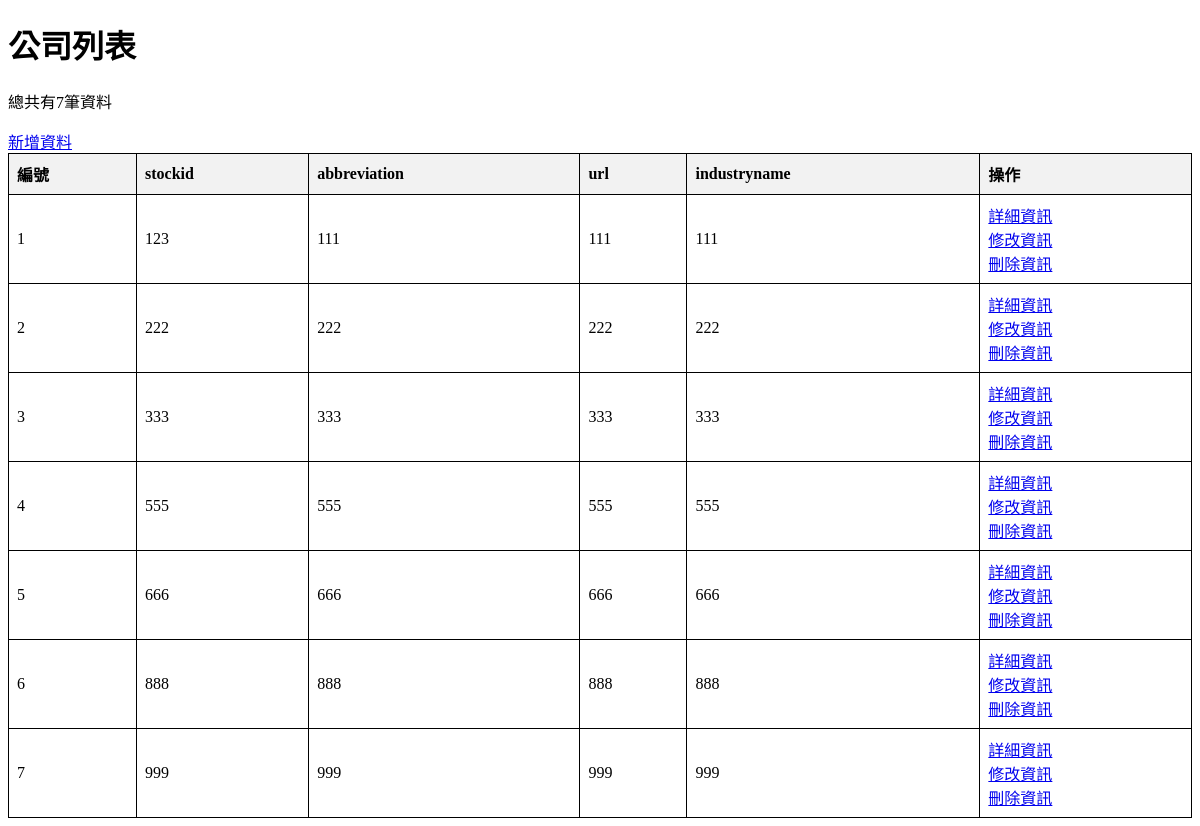
The page /company/ on the database its author committed.
### myapp/models.py (models this page shows)
class Company(models.Model):
    stockid = models.CharField(max_length=20, unique=True)
    abbreviation = models.CharField(max_length=50)
    url = models.URLField(max_length=200)
    industryname = models.CharField(max_length=100)
    class Meta:
        db_table = "company"

### myapp/views.py (the view)
# urls.py: path("company/", views.company),
def company(request):
    company = Company.objects.all()
    stockid = Company._meta.get_field('stockid').column
    abbreviation = Company._meta.get_field('abbreviation').column
    url = Company._meta.get_field('url').column
    industryname = Company._meta.get_field('industryname').column
    return render(request,'company.html',locals())

### myapp/Templates/company.html (shortened to what this page needs)
<!DOCTYPE html>
<html lang="zh-Hant">
<head>
</head>
<body>
    <h1>公司列表</h1>
    <p>總共有{{company | length}}筆資料</p>
    <a href="insert/">新增資料</a>
    <table cellpadding="8" border="1">
        <tr>
            <th>編號</th>
            <th>{{ stockid }}</th>
            <th>{{ abbreviation }}</th>
            <th>{{ url }}</th>
            <th>{{ industryname }}</th>
            <th>操作</th>
        </tr>
        {% for company in company %}
        <tr>
            <td>{{ forloop.counter }}</td>
            <td>{{ company.stockid }}</td>
            <td>{{ company.abbreviation }}</td>
            <td>{{ company.url }}</td>
            <td>{{ company.industryname }}</td>
            <td>
                <a href="detail/{{ company.stockid }}/">詳細資訊</a><br>
                <a href="update/{{ company.stockid }}/">修改資訊</a><br>
                <a href="delete/{{ company.stockid }}/">刪除資訊</a><br>
            </td>
        </tr>
        {% endfor %}
    </table>
</body>
</html>

### myapp/Templates/company.html (style rules this page uses)
table { width: 100%; border-collapse: collapse; }
table, th, td { border: 1px solid black; }
th, td { padding: 8px; text-align: left; }
th { background-color: #f2f2f2; }

### rows shown on the page
Company: stockid "123", abbreviation "111", url "111", industryname "111"
Company: stockid "222", abbreviation "222", url "222", industryname "222"
Company: stockid "333", abbreviation "333", url "333", industryname "333"
Company: stockid "555", abbreviation "555", url "555", industryname "555"
Company: stockid "666", abbreviation "666", url "666", industryname "666"
Company: stockid "888", abbreviation "888", url "888", industryname "888"
Company: stockid "999", abbreviation "999", url "999", industryname "999"

### other values the page prints
{{ company | length }} "7"
{{ stockid }} "stockid"
{{ abbreviation }} "abbreviation"
{{ url }} "url"
{{ industryname }} "industryname"
